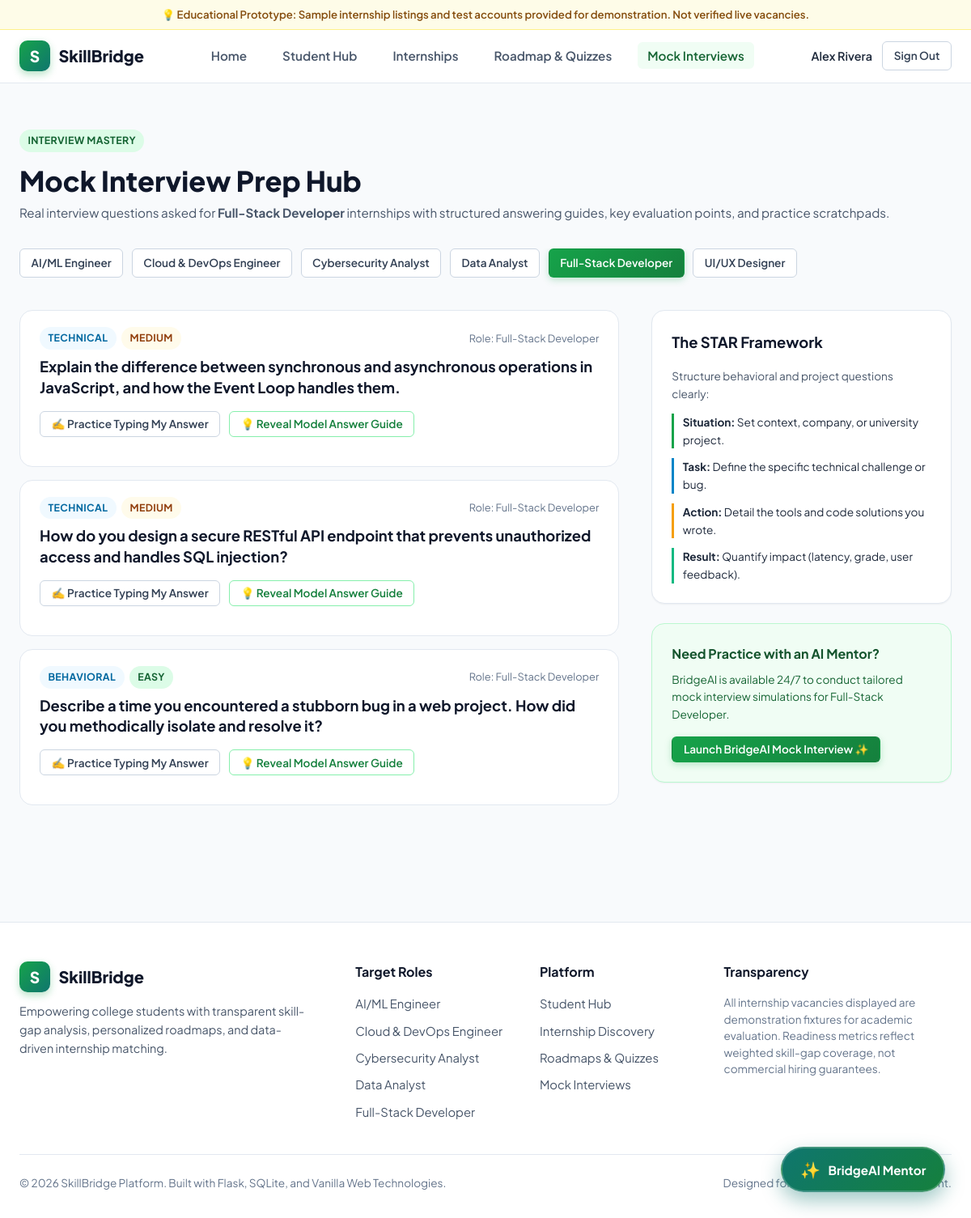
Screenshot of /interview (signed in) with the database file from the repository.
### tables this page shows
CREATE TABLE users (
        id INTEGER PRIMARY KEY AUTOINCREMENT,
        name TEXT NOT NULL,
        email TEXT UNIQUE NOT NULL,
        password_hash TEXT NOT NULL,
        role TEXT DEFAULT 'student',
        headline TEXT,
        education TEXT,
        institution TEXT,
        graduation_year TEXT,
        target_role TEXT DEFAULT 'Full-Stack Developer',
        bio TEXT,
        github_url TEXT,
        linkedin_url TEXT,
        created_at TIMESTAMP DEFAULT CURRENT_TIMESTAMP
    );

CREATE TABLE job_roles (
        id INTEGER PRIMARY KEY AUTOINCREMENT,
        title TEXT UNIQUE NOT NULL,
        category TEXT NOT NULL,
        description TEXT NOT NULL,
        demand_level TEXT DEFAULT 'High',
        avg_stipend TEXT DEFAULT '₹15,000 - ₹35,000 / mo',
        icon TEXT DEFAULT 'code'
    );

CREATE TABLE mock_interviews (
        id INTEGER PRIMARY KEY AUTOINCREMENT,
        role_title TEXT NOT NULL,
        question TEXT NOT NULL,
        category TEXT NOT NULL,
        difficulty TEXT DEFAULT 'Medium',
        sample_answer_guide TEXT NOT NULL,
        key_points TEXT NOT NULL
    );

### app.py (the view)
@app.route('/interview')
@login_required
def interview_page():
    user = query_db("SELECT * FROM users WHERE id = ?", [session['user_id']], one=True)
    selected_role = request.args.get('role', user['target_role'] or 'Full-Stack Developer')
    questions = query_db("SELECT * FROM mock_interviews WHERE role_title = ? ORDER BY id ASC", [selected_role])
    if not questions:
        questions = query_db("SELECT * FROM mock_interviews ORDER BY id ASC")
    return render_template('interview.html', user=user, questions=questions, selected_role=selected_role)

### app.py (called while the page is built)
@app.teardown_appcontext
def close_connection(exception):
    db = getattr(g, '_database', None)
    if db is not None:
        db.close()

@app.context_processor
def inject_user_and_roles():
    current_user = None
    if 'user_id' in session:
        current_user = query_db(
            "SELECT id, name, email, role, target_role, headline FROM users WHERE id = ?",
            [session['user_id']], one=True
        )
    roles = query_db("SELECT id, title, category, icon FROM job_roles ORDER BY title ASC")
    return {
        'current_user': current_user,
        'all_roles': roles
    }

def login_required(f):
    @wraps(f)
    def decorated_function(*args, **kwargs):
        if 'user_id' not in session:
            flash("Please sign in to access this page.", "warning")
            return redirect(url_for('login', next=request.url))
        return f(*args, **kwargs)
    return decorated_function

### database.py (called while the page is built)
def get_db():
    db = getattr(g, '_database', None)
    if db is None:
        db = g._database = sqlite3.connect(DATABASE)
        db.row_factory = sqlite3.Row
        db.execute("PRAGMA foreign_keys = ON")
    return db

def query_db(query, args=(), one=False):
    cur = get_db().execute(query, args)
    rv = cur.fetchall()
    cur.close()
    return (rv[0] if rv else None) if one else rv

### templates/interview.html (shortened to what this page needs)
{% extends "base.html" %}
{% block content %}
<div class="container" style="padding-top: 2.5rem; padding-bottom: 4rem;">
  <div style="margin-bottom: 2rem;">
    <span class="badge badge-green" style="margin-bottom: 0.5rem;">Interview Mastery</span>
    <h1 style="font-size: 2.15rem; font-weight: 800; color: var(--slate-900);">
      Mock Interview Prep Hub
    </h1>
    <p style="color: var(--slate-600); font-size: 0.95rem;">
      Real interview questions asked for <b>{{ selected_role }}</b> internships with structured answering guides, key evaluation points, and practice scratchpads.
    </p>
  </div>
  <div style="display: flex; gap: 0.65rem; overflow-x: auto; padding-bottom: 1rem; margin-bottom: 1.5rem;">
    {% for r in all_roles %}
      <a href="{{ url_for('interview_page', role=r.title) }}"
         class="btn btn-sm {% if r.title == selected_role %}btn-primary{% else %}btn-secondary{% endif %}"
         style="white-space: nowrap;">
        {{ r.title }}
      </a>
    {% endfor %}
  </div>
  <div style="display: grid; grid-template-columns: 2fr 1fr; gap: 2.5rem; align-items: flex-start;">
    <div>
      {% if questions %}
        {% for q in questions %}
          <div class="interview-item">
            <div style="display: flex; justify-content: space-between; align-items: center; margin-bottom: 0.5rem; flex-wrap: wrap; gap: 0.5rem;">
              <div style="display: flex; gap: 0.4rem; align-items: center;">
                <span class="badge badge-blue">{{ q.category }}</span>
                <span class="badge {% if q.difficulty == 'Easy' %}badge-green{% elif q.difficulty == 'Medium' %}badge-amber{% else %}badge-red{% endif %}">
                  {{ q.difficulty }}
                </span>
              </div>
              <small style="color: var(--slate-500); font-size: 0.8rem;">Role: {{ q.role_title }}</small>
            </div>
            <h3 style="font-size: 1.15rem; font-weight: 700; color: var(--slate-900); margin-bottom: 1rem; line-height: 1.4;">
              {{ q.question }}
            </h3>
            <div style="margin-bottom: 1rem;">
              <button type="button" class="btn btn-secondary btn-sm" onclick="toggleScratchpad({{ q.id }})">
                ✍ Practice Typing My Answer
              </button>
              <button type="button" class="btn btn-outline-primary btn-sm" onclick="toggleAnswerGuide({{ q.id }})" style="margin-left: 0.5rem;">
                💡 Reveal Model Answer Guide
              </button>
            </div>
          </div>
        {% endfor %}
      {% else %}
        <div class="card" style="text-align: center; padding: 3rem;">
          <p class="text-muted">No mock questions registered for this role yet.</p>
        </div>
      {% endif %}
    </div>
    <div style="display: flex; flex-direction: column; gap: 1.5rem;">
      <div class="card">
        <h3 style="font-size: 1.15rem; font-weight: 700; color: var(--slate-900); margin-bottom: 1rem;">
          The STAR Framework
        </h3>
        <p style="font-size: 0.85rem; color: var(--slate-600); margin-bottom: 0.85rem;">
          Structure behavioral and project questions clearly:
        </p>
        <div style="display: flex; flex-direction: column; gap: 0.75rem; font-size: 0.85rem;">
          <div style="border-left: 3px solid var(--primary-600); padding-left: 0.65rem;">
            <b>Situation:</b> Set context, company, or university project.
          </div>
          <div style="border-left: 3px solid #0284c7; padding-left: 0.65rem;">
            <b>Task:</b> Define the specific technical challenge or bug.
          </div>
          <div style="border-left: 3px solid #f59e0b; padding-left: 0.65rem;">
            <b>Action:</b> Detail the tools and code solutions you wrote.
          </div>
          <div style="border-left: 3px solid #10b981; padding-left: 0.65rem;">
            <b>Result:</b> Quantify impact (latency, grade, user feedback).
          </div>
        </div>
      </div>
      <div class="card" style="background: var(--primary-50); border-color: var(--primary-200);">
        <h4 style="font-size: 1rem; font-weight: 700; color: var(--primary-900); margin-bottom: 0.5rem;">
          Need Practice with an AI Mentor?
        </h4>
        <p style="font-size: 0.85rem; color: var(--primary-800); margin-bottom: 1rem;">
          BridgeAI is available 24/7 to conduct tailored mock interview simulations for {{ selected_role }}.
        </p>
        <button class="btn btn-primary btn-sm" onclick="document.getElementById('aiChatModal').classList.add('active');">
          Launch BridgeAI Mock Interview ✨
        </button>
      </div>
    </div>
  </div>
</div>
{% endblock %}

### templates/base.html (shortened to what this page needs)
<!DOCTYPE html>
<html lang="en">
<head>
  <link rel="stylesheet" href="{{ url_for('static', filename='css/style.css') }}">
  <link rel="stylesheet" href="{{ url_for('static', filename='css/dashboard.css') }}">
</head>
<body>
  <div class="demo-banner">
    <span>💡 Educational Prototype: Sample internship listings and test accounts provided for demonstration. Not verified live vacancies.</span>
  </div>
  <header class="topbar">
    <a class="brand" href="{{ url_for('index') }}">
      <span class="brand-mark">S</span>
      <span>SkillBridge</span>
    </a>
    <nav>
      <ul class="nav-links" id="navLinks">
        <li><a href="{{ url_for('index') }}" class="{% if request.endpoint == 'index' %}active{% endif %}">Home</a></li>
        {% if current_user %}
          <li><a href="{{ url_for('dashboard') }}" class="{% if request.endpoint == 'dashboard' %}active{% endif %}">Student Hub</a></li>
          <li><a href="{{ url_for('internships_page') }}" class="{% if request.endpoint == 'internships_page' %}active{% endif %}">Internships</a></li>
          <li><a href="{{ url_for('learning') }}" class="{% if request.endpoint == 'learning' %}active{% endif %}">Roadmap & Quizzes</a></li>
          <li><a href="{{ url_for('interview_page') }}" class="{% if request.endpoint == 'interview_page' %}active{% endif %}">Mock Interviews</a></li>
        {% else %}
          <li><a href="{{ url_for('index') }}#how-it-works">How It Works</a></li>
          <li><a href="{{ url_for('index') }}#analyzer">Skill Gap Analyzer</a></li>
          <li><a href="{{ url_for('index') }}#opportunities">Internships</a></li>
        {% endif %}
      </ul>
    </nav>
    <div class="nav-actions">
      {% if current_user %}
        <div style="display: flex; align-items: center; gap: 0.75rem;">
          <span style="font-weight: 600; font-size: 0.9rem; color: var(--slate-800);">{{ current_user.name }}</span>
          <a href="{{ url_for('logout') }}" class="btn btn-secondary btn-sm">Sign Out</a>
        </div>
      {% else %}
        <a href="{{ url_for('login') }}" class="btn btn-secondary btn-sm">Sign In</a>
        <a href="{{ url_for('register') }}" class="btn btn-primary btn-sm">Get Started ↗</a>
      {% endif %}
    </div>
  </header>
  <main>
    {% block content %}{% endblock %}
  </main>
  {% if current_user %}
    <button class="ai-floating-btn" id="aiChatFloatingBtn" title="Ask BridgeAI Career Assistant">
      <span style="font-size: 1.25rem;">✨</span>
      <span>BridgeAI Mentor</span>
    </button>
  {% endif %}
  <footer>
    <div class="footer-inner">
      <div class="footer-col">
        <a class="brand" href="{{ url_for('index') }}" style="margin-bottom: 0.75rem; display: inline-flex;">
          <span class="brand-mark">S</span>
          <span>SkillBridge</span>
        </a>
        <p style="color: var(--slate-600); font-size: 0.9rem; line-height: 1.6; max-width: 360px;">
          Empowering college students with transparent skill-gap analysis, personalized roadmaps, and data-driven internship matching.
        </p>
      </div>
      <div class="footer-col">
        <h4>Target Roles</h4>
        <ul>
          {% for r in all_roles[:5] %}
            <li><a href="{{ url_for('index') }}?role={{ r.title }}#analyzer">{{ r.title }}</a></li>
          {% endfor %}
        </ul>
      </div>
      <div class="footer-col">
        <h4>Platform</h4>
        <ul>
          <li><a href="{{ url_for('dashboard') }}">Student Hub</a></li>
          <li><a href="{{ url_for('internships_page') }}">Internship Discovery</a></li>
          <li><a href="{{ url_for('learning') }}">Roadmaps & Quizzes</a></li>
          <li><a href="{{ url_for('interview_page') }}">Mock Interviews</a></li>
        </ul>
      </div>
      <div class="footer-col">
        <h4>Transparency</h4>
        <p style="font-size: 0.85rem; color: var(--slate-500); line-height: 1.5;">
          All internship vacancies displayed are demonstration fixtures for academic evaluation. Readiness metrics reflect weighted skill-gap coverage, not commercial hiring guarantees.
        </p>
      </div>
    </div>
    <div class="footer-bottom">
      <span>© 2026 SkillBridge Platform. Built with Flask, SQLite, and Vanilla Web Technologies.</span>
      <span>Designed for student career empowerment.</span>
    </div>
  </footer>
</body>
</html>

### static/dashboard.css (style rules this page uses)
.interview-item { background: white; border: 1px solid var(--slate-200); border-radius: var(--radius-lg); margin-bottom: 1rem; padding: 1.25rem 1.5rem; transition: var(--transition); }

### rows the page displays
users: name "Alex Rivera", target_role "Full-Stack Developer"
job_roles: title "AI/ML Engineer"
job_roles: title "Cloud & DevOps Engineer"
job_roles: title "Cybersecurity Analyst"
job_roles: title "Data Analyst"
job_roles: title "Full-Stack Developer"
job_roles: title "UI/UX Designer"
mock_interviews: category "TECHNICAL", difficulty "MEDIUM", role_title "Full-Stack Developer", question "Explain the difference between synchronous and asynchronous operations in JavaScript, and how the Event Loop handles them."
mock_interviews: category "TECHNICAL", difficulty "MEDIUM", role_title "Full-Stack Developer", question "How do you design a secure RESTful API endpoint that prevents unauthorized access and handles SQL injection?"
mock_interviews: category "BEHAVIORAL", difficulty "EASY", role_title "Full-Stack Developer", question "Describe a time you encountered a stubborn bug in a web project. How did you methodically isolate and resolve it?"
